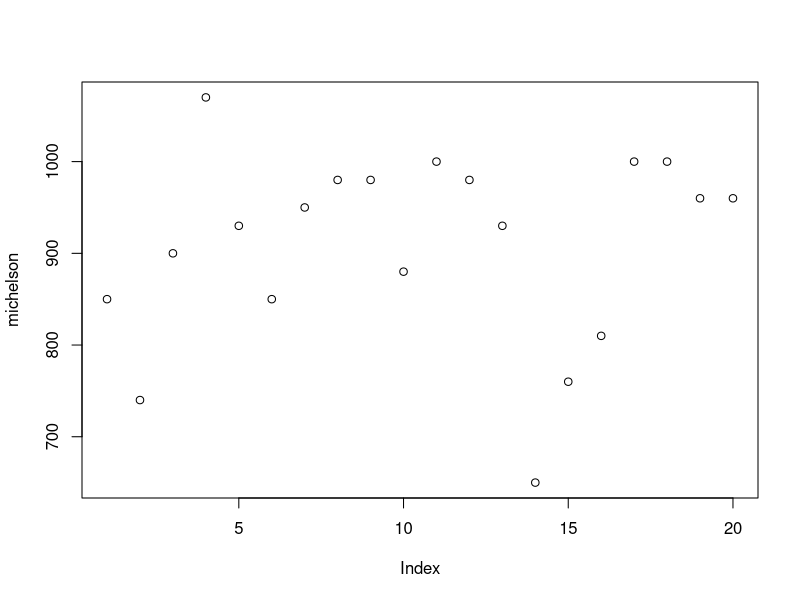
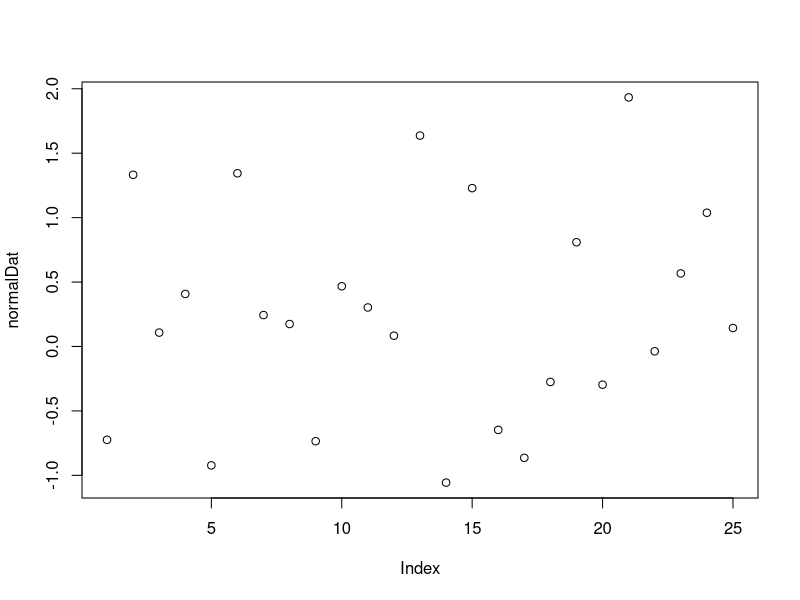
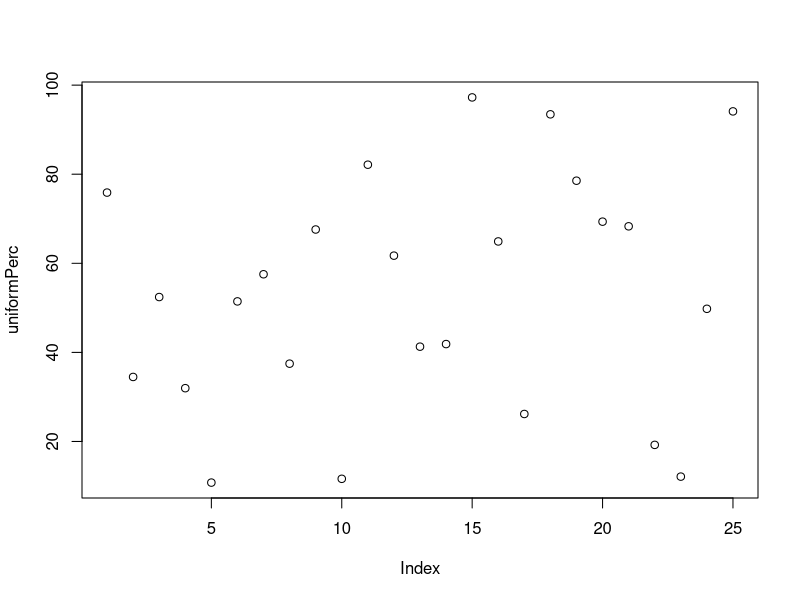
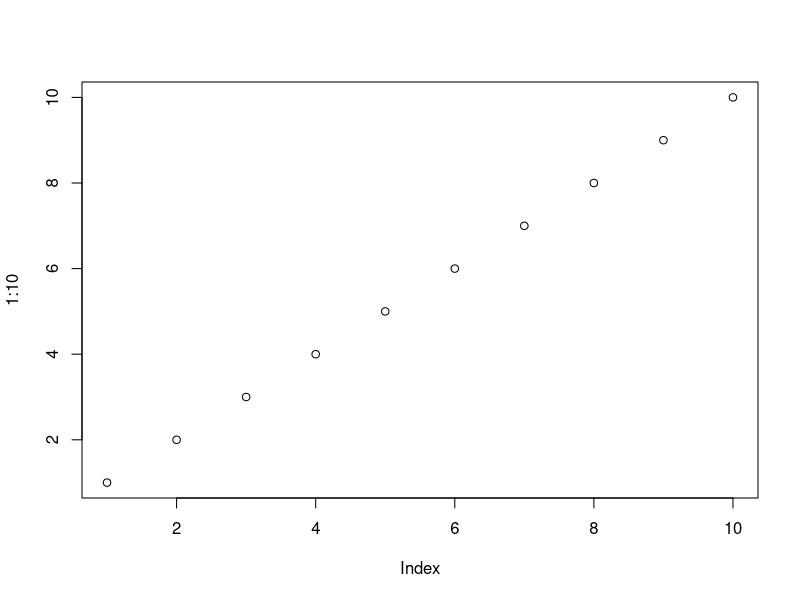
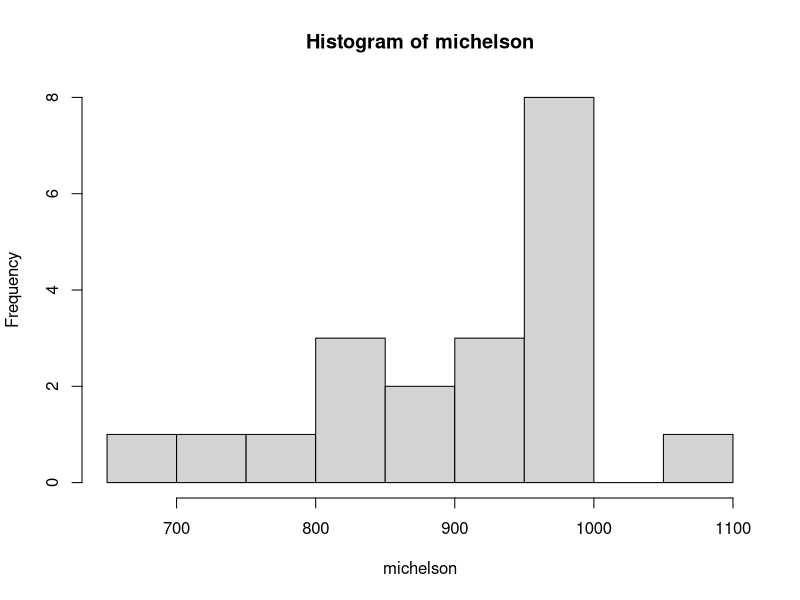
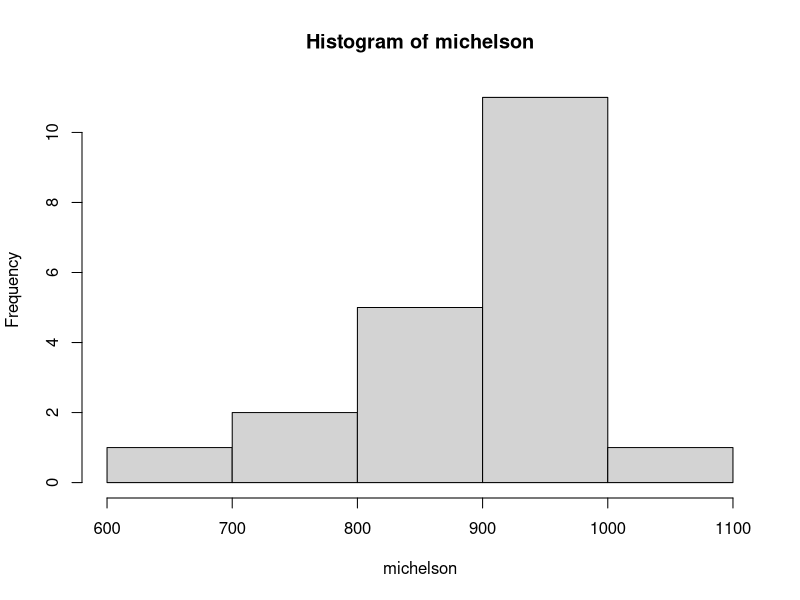
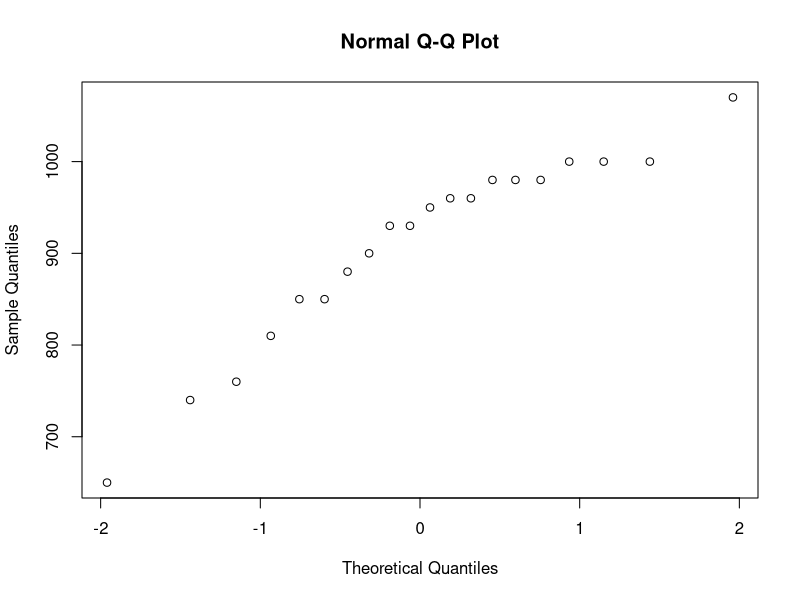
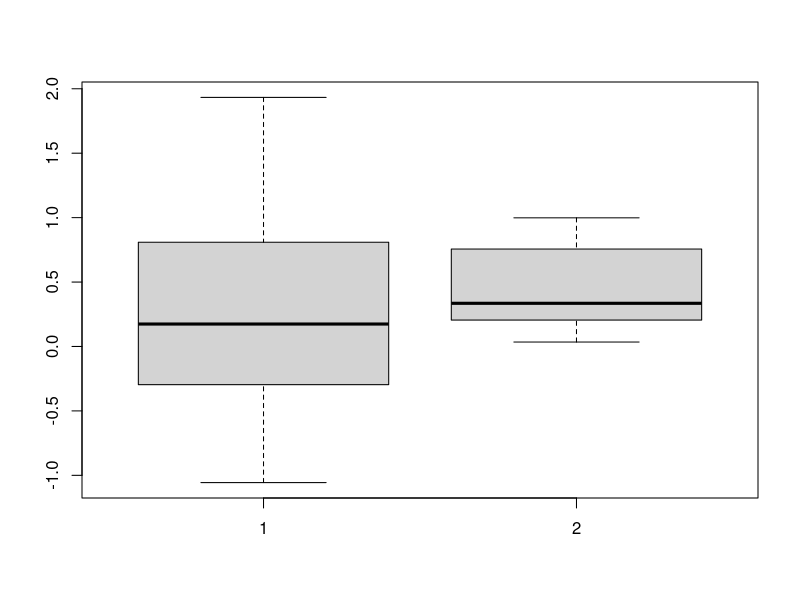

Write R code to recreate these figures, in order. (Note: this script raises an error after producing the figures.)
# https://docs.microsoft.com/en-gb/machine-learning-server/r/tutorial-r-to-revoscaler
# https://www.stat.berkeley.edu/~nolan/stat133/Fall05/lectures/RegEx.html
# https://www.sitepoint.com/introduction-r-rstudio/
#
# c(ombine) data  into vector
# remember linear algebra: input vector -> fn() -> output vector , any number of items in either vector ok

michelson  <- c(850, 740, 900, 1070, 930, 850, 950, 980, 980, 880, 1000, 980, 930, 650, 760, 810, 1000, 1000, 960, 960)

# and add more
michelsonNew <- c(michelson, 850, 930, 940, 970, 870)
michelsonNew

# generate 25 random numbers in normal distribution 
normalDat <- rnorm(25)
normalDat

# defaults to mean=0, standard deviation =1 which can be overriden
normalSat <- rnorm(25, mean=450, sd=100)
normalSat

# uniform distribution also common
uniformDat <- runif(25)
uniformDat

#min=0, max=1 defaults can be overridden
uniformPerc <- runif(25, min=0, max=100)
uniformPerc

#sequences common
1:10

# or use seq fn  (see RevoScalR for better big data format)
seq(length = 11, from = 10, to = 30)
seq(from = 10,length = 20, by = 4)

# visualise small data sets with plot
plot(michelson)
plot(normalDat)
plot(uniformPerc)
plot(1:10)

# stem show distribution like histogram eg take front as stem and rest as leaf and plot
# so 12, 13, 14, 26, 22 goes to 1|235 2|26

michelson
stem(michelson) 
hist(michelson) 
hist(michelson, nclass=5) # with defined groups (to match stem)
 
qqnorm(michelson) # check for normal distribution (should be straight)

boxplot(normalDat, uniformDat) # ood for comparing distributions

summary(michelson)
# Min. 1st Qu.  Median    Mean 3rd Qu.    Max. 
# 650     850     940     909     980    1070 

# Note ok for small datsets but extensions like rxHistogram and rcCube support big data

rxHistogram(data=michelson)

getwd() # created txt file of data and saved in "C:/Bob/Source/RClient01"

msStats <- read.table("msStats.txt", header=TRUE) #smart unpack and col name standardisation
msStats # display dataframe data
View(msStats)

ls("package:datasets") # list built in dataframes to play with

attitude

plot(attitude)


# The first two variables (rating and complaints) show a strong linear relationship. To model that relationship, we use the lm function:

# eg use regression analysis to create linear model whereby function returns dependent variable y (response) based on independent variable(s) x1, x2 .. (predictors)
attitudeLM1 <- lm(rating ~ complaints, data=attitude)  # read ~ as depends on  -- help(lm)

summary(attitudeLM1) # show summary of model ?summary

# view together using parameters function -- ?(par) -- help (plot)
par(mfrow=c(2,2)) # setup parameters
plot(attitudeLM1)

# ms extensions for big data:
# lm : rxLinMod
# glm : rxLogit rxGlm
# kmeans : rxKmeans
# rpart : rxDTree

# Matrix (single data type)
A <- matrix(c(3, 5, 7, 9, 13, 15, 8, 4, 2), ncol=3)
A
# Arithmetic goes element by element

A+A
A*A
A %*% A # linear algebra multiplication
apply(A, 2, prod) # apply function to each element ?apply can use it to sort

#lapply - apply fn() to list
list1 <- list(x = 1:10, y = c("Tami", "Victor", "Emily"), z = matrix(c(3, 5, 4, 7), nrow=2))
list1
lapply(list1, length)

# https://docs.microsoft.com/en-gb/machine-learning-server/r/tutorial-r-to-revoscaler
#
# Microsoft ReveoScaleR functions (scalable functions which can be run locally or pushed to sql server)
# 'RevoScaleR provides the foundation for a variety of high performance, scalable data analyse'
# rxImport -- load from datasource (data installed as part of RevocaleR package)
# Full data sets available here: https://packages.revolutionanalytics.com/datasets/

list.files(rxGetOption("sampleDataDir"))
rxGetOption("sampleDataDir") # C:/Program Files/Microsoft/R Client/R_SERVER/library/RevoScaleR/SampleData
# file.path concats string collection with correct os syntax : file.path("f:", "git", "surveyor") == "f:/git/surveyor"
inDataFile <- file.path(rxGetOption("sampleDataDir"), "mortDefaultSmall2000.csv")

?mortDefaultSmall

# returns memory sized data frame, we could specify output parameter to create xdf file on disk (RxXdfData object = ms block based storage format, good for distributed processing)
mortOutput <- NULL
mortData <- rxImport(inData = inDataFile, outFile = mortOutput)

class(mortData) # data.frame
nrow(mortData)
ncol(mortData)
names(mortData)
head(mortData, n = 3)
rxGetInfo(mortData, getVarInfo = TRUE, numRows=3)

# transform data
mortDataNew <- rxDataStep(
  # Specify the input data set
  inData = mortData,
  # Put in a placeholder for an output file
  outFile = NULL,
  # Specify any variables to keep or drop
  varsToDrop = c("year"),
  # Specify rows to select
  rowSelection = creditScore < 850,
  # Specify a list of new variables to create
  transforms = list(
    catDebt = cut(ccDebt, breaks = c(0, 6500, 13000),
                  labels = c("Low Debt", "High Debt")),
    lowScore = creditScore < 625))

rxGetInfo(mortDataNew, getVarInfo = TRUE, numRows=3)

# Data frame: mortDataNew 
# Number of observations: 9982 
# Number of variables: 7 
# Variable information: 
#   Var 1: creditScore, Type: integer, Low/High: (486, 847)
# Var 2: houseAge, Type: integer, Low/High: (0, 40)
# Var 3: yearsEmploy, Type: integer, Low/High: (0, 14)
# Var 4: ccDebt, Type: integer, Low/High: (0, 12275)
# Var 5: default, Type: integer, Low/High: (0, 1)
# Var 6: catDebt
# 2 factor levels: Low Debt High Debt
# Var 7: lowScore, Type: logical, Low/High: (0, 1)
# Data (3 rows starting with row 1):
#   creditScore houseAge yearsEmploy ccDebt default   catDebt lowScore
# 1         691       16           9   6725       0 High Debt    FALSE
# 2         691        4           4   5077       0  Low Debt    FALSE

?rxGetInfo
rxHistogram(~creditScore, data = mortDataNew )

#rxCube computes category counts
mortCube <- rxCube(~F(creditScore):catDebt, data = mortDataNew)         

# line plot, 2 categories, use rxResultsDF to convert to cube output to dataframe
rxLinePlot(Counts~creditScore|catDebt, data=rxResultsDF(mortCube))

# Useful RevoScaleR analysis functions:

# rxLogit(): logistic regesssion
# rxSummary(): computing summary statistics
# rxCrossTabs(): computing cross-tabs
# rxLinMod(): estimating linear models
# rxGlm(): generalized linear models
# rxCovCor(): estimating variance-covariance or correlation matrices

# Output can be used as inputs to other R functions such as principal components analysis and factor analysis.
# calc default depending on debt and yearsEmploy
myLogit <- rxLogit(default~ccDebt+yearsEmploy , data=mortDataNew)
summary(myLogit)


# Step through again but at big data scale based on xdf format instead of in-memory (otherwise same functions)
# see https://docs.microsoft.com/en-us/machine-learning-server/r/tutorial-revoscaler-large-data-loan

# Was:
# inDataFile <- file.path(rxGetOption("sampleDataDir"), "mortDefaultSmall2000.csv")
# returns memory sized data frame, we could specify output parameter to create xdf file on disk (RxXdfData object = ms block based storage format, good for distributed processing)
# mortOutput <- NULL
# mortData <- rxImport(inData = inDataFile, outFile = mortOutput)

# note can use also getwd() and setwd() for working directory defaults

# ?Quotes for help on escape chars
dataDir <- file.path("C:", "Data", "MortData") # uses correct slash for os
list.files(dataDir) 

mortCsvFileName = file.path(dataDir, "mortDefault") # start of data file name
mortXdfFileName = file.path(dataDir, "mortDefault.xdf")
  
# loop pulling in each data file by name and appending content to xdf file
append <- "none"
for (i in 2000:2009)
{
  importFile <- paste(mortCsvFileName, i, ".csv", sep="") # "C:/Data/MortData/mortDefault2009.csv"
  mortDS <- rxImport(importFile, mortXdfFileName, append=append)
  append <- "rows"
}

rxGetInfo(mortDS, numRows=5)
rxSummary(~., data = mortDS, blocksPerRead = 2) # (blocksPerRead ignored on local client)


rxGetOption("sampleDataDir") # C:/Program Files/Microsoft/R Client/R_SERVER/library/RevoScaleR/SampleData
.Platform$file.sep


# Keep going
# https://docs.microsoft.com/en-us/machine-learning-server/r/tutorial-revoscaler-large-data-loan




#
#
#useful basics
objects() # list all objects
rm(destData_mrs, newVarInfo) # remove objects
# save(x,y,x, file="myfile.rda") load("myfile.rda") save and load to save/load variables into file
data() # show built in datasets
data("women") # load dataset
women # same as print(women)
nrow(women) #15
ncol(women) #2
summary(women) # display varies depending on type of vector - here gives stats for each numeric vector
str(women) # structure of dataset - shows class/datatype is dataframe, 15 observations (rows), 2 variables (columns)
dim(women) # 15, 2 == rows, columns
length(women) # colcount for dataets, length for vectors
Hi <- "Hello World!"
class(Hi) # class/datatype == Character

# Automic Classes : character, numeric(==float), as.numeric to coerce, use Inf for infinity eg 1/0
# ints auto coerced to numercis unless forced with as.integer or specified with L suffix 5L
# Complex for imaginary numbers, Logical for boolean (use as.logical)
# NaN == Not a number 1/0, NA = Not Available (missing)

# Higher Types (made of automic types)
# Vector = collection of elements of same type use vector function or just c(concatinate)
#        Strictly 1 dimensional, adding them merges them into one vector
# [1] in output means the next item is element number 1 -- for reference / readability, nothing to do with data

# range operator allows generation MyRange <- c(1:10)

# Lists like vectors but can hold multiple types
myList <- list(5, "Hello", "Worlds", TRUE)
myList # [[1]] means first element of list is vector [1] means fist element of vector follows
class(myList) # list
class(myList[[1]]) #numeric

# Data.Frame == Table use $ to reference columns, use women$"max head" for spaces or position women[1]
women$height # returns numeric vector, class(women$height) == numeric
# head/tail limit output to console
class(women[1]) # data.frame as part of parent
class(women[[1]]) # numeric as takes column as vector

# make data.frame
men <- data.frame(height = c(50:65), weight = c(150:165))
# names function returns/sets column names
names(men) <- c("Male Height", "Male Weight")

# Matrix = multidimensional vector (all same type)
m <- matrix(nrow = 4, ncol = 5, 1:20) # values repeated until matrix full
m
# can reshape with dim function: dim(m) <- c(3,5) or dim(m) <- NULL to return to vector
# see cbind and rbind for further functionality (data frames as well)

# Factors == vectors with labels (self describing to help R functions)
f <- factor(c("Hello", "World", "Hello", "Annie", "Hello", "World"))
f
# levels == unique elements
# table function create table with each factor as column and frequency
table(f)


#regular expressions
grep("one", c("a test", "a basic string", "and one that we want", "one two three")) 

